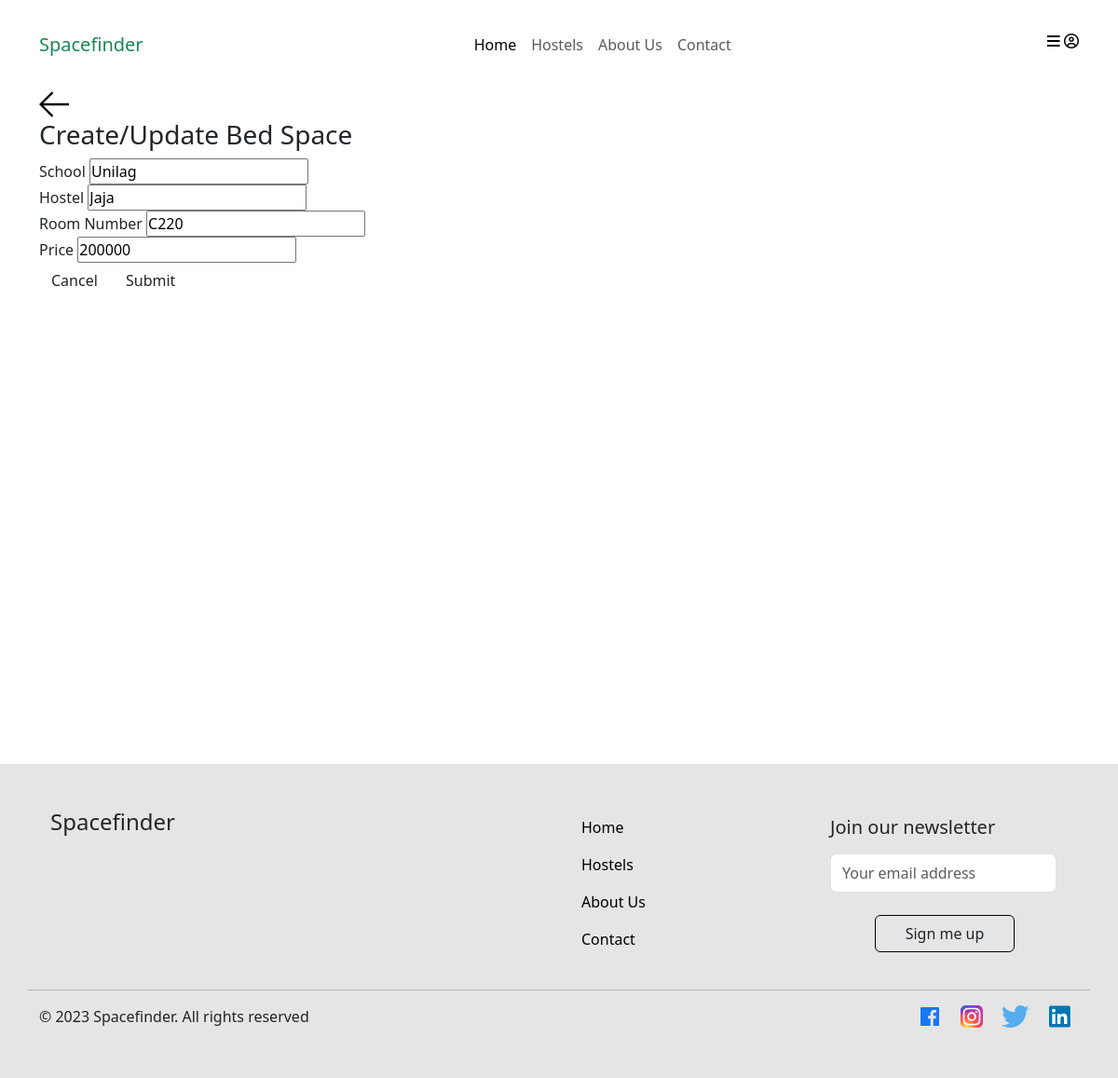
/update-space/2/ (signed in), run on the app's committed database.
### base/models.py (models this page shows, shortened)
class Space(models.Model):
    LOCATION_CHOICES = [
        ('on-campus', 'On-Campus'),
        ('off-campus', 'Off-Campus'),
    ]
    GENDER_CHOICES = [
        ('male', 'Male'),
        ('female', 'Female'),
    ]
    host = models.ForeignKey(User, on_delete=models.SET_NULL, null=True)
    school = models.ForeignKey (School, on_delete=models.SET_NULL, null=True)
    hostel = models.CharField(max_length=200)
    room_number = models.CharField(max_length=5)
    price = models.PositiveIntegerField(null=True)
    gender = models.CharField(max_length=10, choices=GENDER_CHOICES, null=True)
    location = models.CharField(max_length=20, choices=LOCATION_CHOICES, null=True)
    updated = models.DateTimeField(auto_now=True)
    created = models.DateTimeField(auto_now_add=True)
    class Meta():
        ordering = ['-updated', '-created']

class School(models.Model):
    name = models.CharField(max_length=200)

### base/views.py (the view, shortened to what this page needs)
# urls.py: path('update-space/<str:pk>/', views.updateSpace, name="update-space"),
@login_required(login_url='login')
def updateSpace(request, pk):
    space = get_object_or_404(Space, id=pk)
    if request.user != space.host:
        return HttpResponse("You're not allowed to do this!!!")
    form = SpaceForm(instance=space)
    schools = School.objects.all()
    context = {'form': form, 'space': space, 'schools': schools}
    return render(request, 'base/space-form.html', context)

### base/forms.py
class SpaceForm(ModelForm):
    class Meta:
        model = Space
        fields = '__all__'
        exclude = ['host']

### base/templates/base/space-form.html (shortened to what this page needs)
{% extends 'main.html' %}
{% block content %}
<main class="create-room layout">
  <div class="container">
    <div class="layout__box">
      <div class="layout__boxHeader">
        <div class="layout__boxTitle">
          <a href="{% url 'home' %}">
            <svg version="1.1" xmlns="http://www.w3.org/2000/svg" width="32" height="32" viewBox="0 0 32 32">
              <title>arrow-left</title>
              <path
                d="M13.723 2.286l-13.723 13.714 13.719 13.714 1.616-1.611-10.96-10.96h27.625v-2.286h-27.625l10.965-10.965-1.616-1.607z">
              </path>
            </svg>
          </a>
          <h3>Create/Update Bed Space</h3>
        </div>
      </div>
      <div class="layout__body">
        <form class="form" action="" method="POST">
          <div class="form__group">
            <label for="room_topic">School</label>
            <input required type="text" value="{{space.school.name}}" name="topic" list="topic-list" />
          </div>
          <div class="form__group">
            <label for="room_description">Hostel</label>
            {{form.hostel}}
          </div>
          <div class="form__group">
            <label for="room_name">Room Number</label>
            {{form.room_number}}
          </div>
          <div class="form__group">
            <label for="room_name">Price</label>
            {{form.price}}
          </div>
          <div class="form__action">
            <a class="btn btn--dark" href="{% url 'home' %}">Cancel</a>
            <button class="btn btn--main" type="submit">Submit</button>
          </div>
        </form>
      </div>
    </div>
  </div>
</main>
{% endblock content %}

### static/styles/main.css (style rules this page uses)
* { padding: 0px; margin: 0; }
body { font-family: 'Manrope'; }
a { text-decoration: none; }

### data on the page
Space: topic "Unilag", hostel "Jaja", room_number "C220", price "200000"
